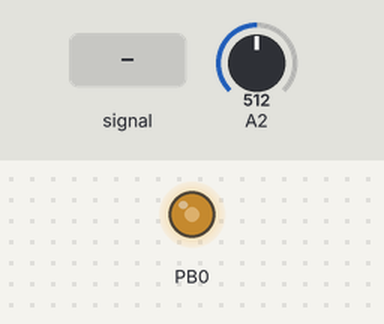
Simulated run of this sketch. Board: ATtiny85, built with avr-gcc and run on an emulated ATtiny85. Shown: output pins drawn as LEDs (lit = HIGH). The inputs (shaded band) are chosen by the test bench; at power-on: A2 = 512.

Above: at 0.8 s.
0.9 s: A2 fed a 200 Hz sine of ±255 counts around its level
Timing chart, 0 to 1.8 s (numbered marks = the images above; inputs shaded):
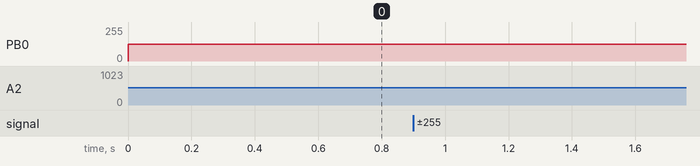

The sketch:

PWM_led.ino
```cpp
// ATtiny85 Embedded Program
// PWM fade of LED
// Analog input at IC PIN 3 : PB4
// Digital LED output at PIN 0

#include <avr/io.h>

unsigned int data;

void initialise()
{
  DDRB=0x01;

  TCCR0A|=(1<<WGM00)|(1<<WGM02)|(1<<COM0A0)|(1<<COM0A1);
  TCCR0B|=(1<<CS00);

  ADCSRA|=(1<<ADEN)|(1<<ADPS2)|(1<<ADPS1);
  ADMUX|=(1<<MUX1);
}

void ADC_convert()
{
  data=0;
  ADCSRA|=(1<<ADSC);
  while(!(ADCSRA&(1<<ADIF)));
  data=int(ADCL);
  data+=(int(ADCH)*256);
  data/=4;
}

int main()
{
  initialise();
  while(1)
  {
      ADC_convert();
      OCR0A=data;
  }
}
```
